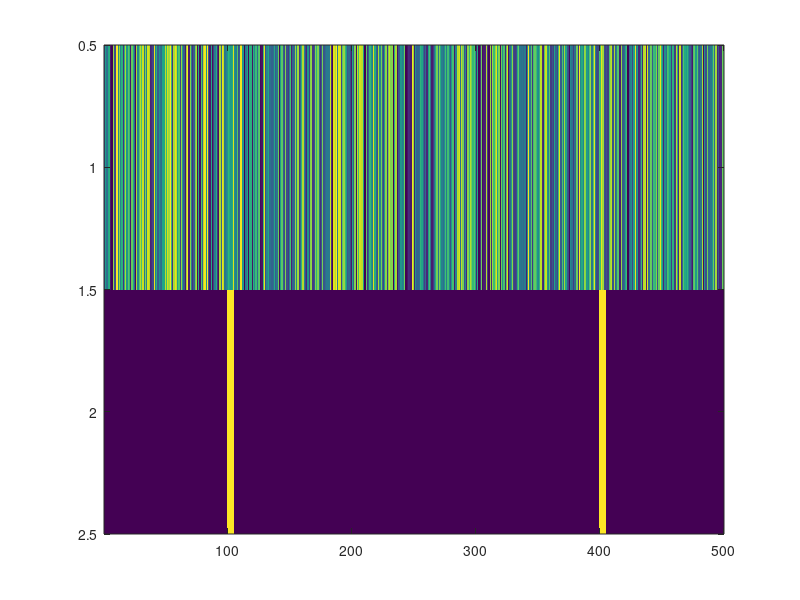

Write MATLAB code to recreate this figure. (Note: this script raises an error after producing the figure.)
% Code from Monfared & Durstewitz (2020), Proceedings of the 37th International 
% Conference on Machine Learning
%%
clear all
close all;
%--------------------------------------
rand('state',3);


%% 
T=500;
ts=1; 
% define discrete PLRNN-----------------
A=[1 0;0 0.01];
W=[0 1;0 0];
h=[0 -0.995]';
%---------------------------------------
T=500;
C=[0 0;1 1];
Inp=zeros(2,T);
Inp(1,:)=rand(1,T);
Inp(2,100:105)=1; Inp(2,400:405)=1;
imagesc(Inp);
Z=zeros(2,T); Z(:,1)=h;
%---------------------------------------
Z(:,1)=h;
for t=2:T
    Z(:,t)=A*Z(:,t-1)+W*max(Z(:,t-1),0)+h+C*Inp(:,t);
t
end
%----------------------------
dt=0.1;
tvec=0:dt:T*ts;
InpCont=reshape(repmat(Inp,round(ts/dt),1),2,length(tvec)-1);
InpCont(:,end+1)=InpCont(:,end);
%------------------------

zcont2(:,1)=Z(:,1);
for t=2:length(tvec)
    k1=dt*contPLRNN2_addprob(t,zcont2(:,t-1),A,W,h,ts,C,InpCont(:,t));
    k2=dt*contPLRNN2_addprob(t+dt/2,zcont2(:,t-1)+1/2*k1,A,W,h,ts,C,InpCont(:,t));
    k3=dt*contPLRNN2_addprob(t+dt/2,zcont2(:,t-1)+1/2*k2,A,W,h,ts,C,InpCont(:,t));
    k4=dt*contPLRNN2_addprob(t+dt,zcont2(:,t-1)+k3,A,W,h,ts,C,InpCont(:,t));
    zcont2(:,t)=zcont2(:,t-1)+1/6*(k1+2*k2+2*k3+k4);
    t
end

%---------------Plotting ------------------------------
figure(1)
subplot(2,3,[1 2]), hold off cla
plot(tvec,zcont2(1,:),'r','linewidth',2)
hold on
plot(0:ts:T*ts-ts,Z(1,:),'bo')
ylabel('z_1');
axis([0 500 -4 8])
set(gca,'FontSize',18);
text(-50,8,'\bf{A}','Fontsize',34)
text(510,8,'\bf{B}','Fontsize',34)
%-------
subplot(2,3,[4 5]), hold off cla
plot(tvec,zcont2(2,:),'r','linewidth',2)
hold on
plot(0:ts:T*ts-ts,Z(2,:),'bo','linewidth',2)
plot(0:ts:T*ts-ts,zeros(1,ceil(T*ts)),'k--','linewidth',1.5);
xlabel('Time'); ylabel('z_2');
axis([0 500 -1.5 1.5])
set(gca,'FontSize',18);
%---------
ax=subplot(2,3,[3 6]); hold off cla
M=length(h);
zrg=-1.5:0.15:7;
[z1,z2]=meshgrid(zrg,zrg);
zff=zeros(M,numel(z1));
zff(1,:)=z1(1:end);
zff(2,:)=z2(1:end);
Dz=ffcPLRNN2_addprob(A,W,h,ts,zff); % cont. flow field
%-----------------------------------------------
r=sqrt(size(zff,2));
Z1=reshape(zff(1,:),r,r);
Z2=reshape(zff(2,:),r,r);
dZ1=reshape(Dz(1,:),r,r);
dZ2=reshape(Dz(2,:),r,r);
contourf(Z1,Z2,sqrt(dZ1.^2+dZ2.^2),'LineColor','none','LineStyle','none','LevelStep',0.05), hold on
colormap(ax,'summer');
quiver(Z1,Z2,dZ1,dZ2,'Color','k','LineWidth',1,'ShowArrowHead','on','MaxHeadSize',1)
%-----------
hold on, %plot(zrg,zeros(1,length(zrg))-0.995/(1-0.01),'y','linewidth',1);
plot(zcont2(1,:),zcont2(2,:),'r','linewidth',2);
xlabel('z_1'); ylabel('z_2');
axis([-1 7 -1.5 1.5])
set(gca,'FontSize',18);
st1=sum(Inp(1,100:105))
st2=sum(Inp(1,400:405))
st1+st2
hold on
plot(st1,-1,'go','linewidth',2,'MarkerSize',10);
plot(st1+st2,-1,'go','linewidth',2,'MarkerSize',10);



%%
% (c) 2020 Zahra Monfared & Daniel Durstewitz, Dept. Theoretical Neuroscience, Central
% Institute of Mental Health, Heidelberg University
